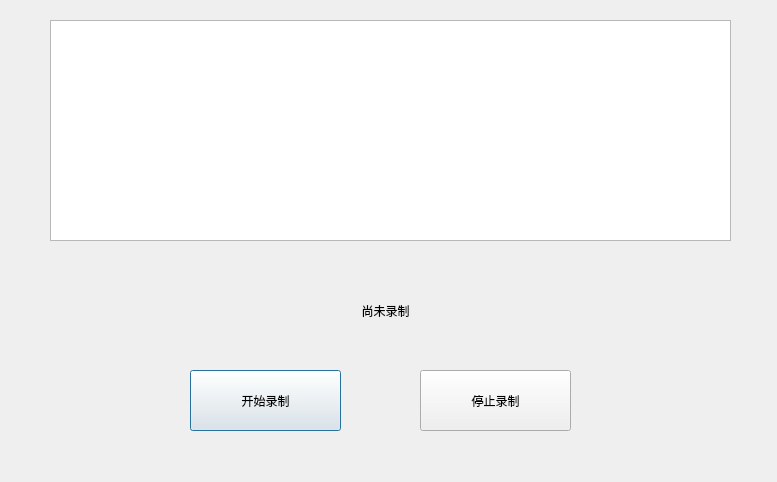
<?xml version="1.0" encoding="UTF-8"?>
<ui version="4.0">
 <class>audioDialog</class>
 <widget class="QDialog" name="audioDialog">
  <property name="geometry">
   <rect>
    <x>0</x>
    <y>0</y>
    <width>777</width>
    <height>482</height>
   </rect>
  </property>
  <property name="windowTitle">
   <string>Dialog</string>
  </property>
  <widget class="QTextBrowser" name="out_text">
   <property name="geometry">
    <rect>
     <x>50</x>
     <y>20</y>
     <width>681</width>
     <height>221</height>
    </rect>
   </property>
   <property name="styleSheet">
    <string notr="true">font: 16pt &quot;Consolas&quot;;</string>
   </property>
  </widget>
  <widget class="QPushButton" name="startButton">
   <property name="geometry">
    <rect>
     <x>190</x>
     <y>370</y>
     <width>151</width>
     <height>61</height>
    </rect>
   </property>
   <property name="styleSheet">
    <string notr="true">font: 16pt &quot;楷体&quot;;</string>
   </property>
   <property name="text">
    <string>开始录制</string>
   </property>
  </widget>
  <widget class="QPushButton" name="stopButton">
   <property name="geometry">
    <rect>
     <x>420</x>
     <y>370</y>
     <width>151</width>
     <height>61</height>
    </rect>
   </property>
   <property name="styleSheet">
    <string notr="true">font: 16pt &quot;楷体&quot;;</string>
   </property>
   <property name="text">
    <string>停止录制</string>
   </property>
  </widget>
  <widget class="QLabel" name="label">
   <property name="geometry">
    <rect>
     <x>180</x>
     <y>280</y>
     <width>411</width>
     <height>61</height>
    </rect>
   </property>
   <property name="styleSheet">
    <string notr="true">font: 18pt &quot;黑体&quot;;</string>
   </property>
   <property name="text">
    <string>尚未录制</string>
   </property>
   <property name="alignment">
    <set>Qt::AlignCenter</set>
   </property>
  </widget>
 </widget>
 <resources/>
 <connections/>
</ui>
